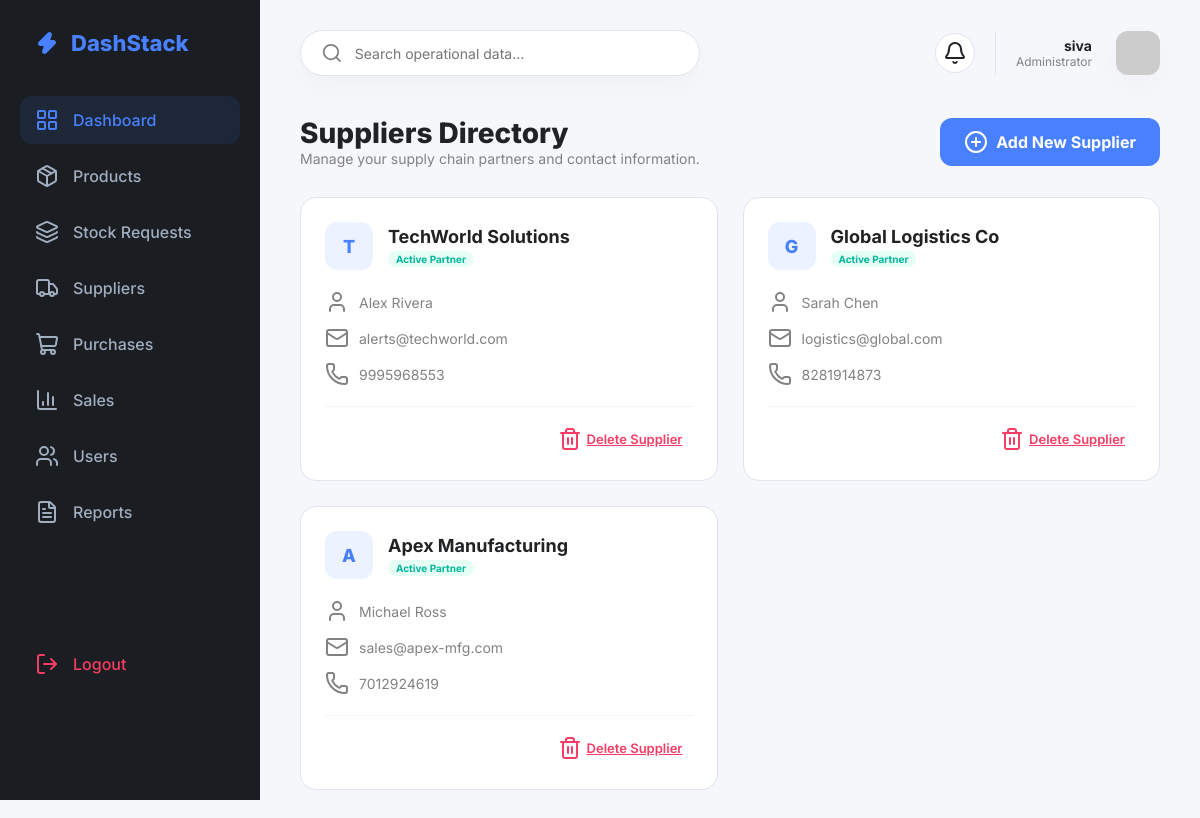
Page /suppliers/ (signed in) on the committed database.
### inventory/models.py (models this page shows, shortened)
class Supplier(models.Model):
    name = models.CharField(max_length=100)
    contact_person = models.CharField(max_length=100)
    email = models.EmailField()
    phone = models.CharField(max_length=15)

### inventory/views.py (the view, shortened to what this page needs)
# urls.py: path('suppliers/', views.supplier_list, name='supplier_list'),
@login_required
def supplier_list(request):
    if not request.user.is_superuser:
        return redirect('staff_product_list')
    return render(request, 'suppliers.html', {
        'suppliers': Supplier.objects.all()
    })

### inventory/templates/suppliers.html (shortened to what this page needs)
{% extends 'admin_dashboard.html' %}
{% block content %}
<div class="page-header" style="display: flex; justify-content: space-between; align-items: center; margin-bottom: 30px;">
    <div>
        <h1 style="font-size: 28px; font-weight: 800; color: var(--text-main);">Suppliers Directory</h1>
        <p style="color: var(--text-muted); font-size: 14px;">Manage your supply chain partners and contact information.</p>
    </div>
    <a href="{% url 'add_supplier' %}" class="btn-add-supplier" style="background: var(--primary); color: white; padding: 12px 24px; border-radius: var(--radius-md); text-decoration: none; font-weight: 700; display: flex; align-items: center; gap: 8px;">
        <i data-lucide="plus-circle" size="18"></i> Add New Supplier
    </a>
</div>
<div class="supplier-grid">
    {% for supplier in suppliers %}
    <div class="supplier-card">
        <div class="supplier-header" style="display: flex; align-items: center; gap: 15px; margin-bottom: 20px;">
            <div class="supplier-avatar">{{ supplier.name|slice:":1"|upper }}</div>
            <div>
                <h3 style="font-size: 18px; font-weight: 700; color: var(--text-main);">{{ supplier.name }}</h3>
                <span class="status-pill status-high" style="font-size: 10px; background: #E6FFF5; color: #00B69B; padding: 2px 8px; border-radius: 10px;">Active Partner</span>
            </div>
        </div>
        <div class="supplier-info-row"><i data-lucide="user" size="16"></i><span>{{ supplier.contact_person }}</span></div>
        <div class="supplier-info-row"><i data-lucide="mail" size="16"></i><span>{{ supplier.email }}</span></div>
        <div class="supplier-info-row"><i data-lucide="phone" size="16"></i><span>{{ supplier.phone }}</span></div>
        <div class="card-actions">
            <a href="{% url 'delete_supplier' supplier.id %}"
               class="btn-delete"
               onclick="return confirm('Are you sure you want to delete {{ supplier.name }}? This action cannot be undone.')">
                <i data-lucide="trash-2" size="16"></i> Delete Supplier
            </a>
        </div>
    </div>
    {% endfor %}
</div>
{% endblock %}

### inventory/templates/admin_dashboard.html (shortened to what this page needs)
<!DOCTYPE html>
<html lang="en">
<head>
</head>
<body>
    <aside class="sidebar">
        <div class="logo"><i data-lucide="zap" fill="currentColor"></i><span>DashStack</span></div>
        <ul class="nav-menu">
            <li class="nav-item"><a href="{% url 'dashboard' %}" class="nav-link active"><i data-lucide="layout-grid"></i> Dashboard</a></li>
            <li class="nav-item"><a href="{% url 'product_list' %}" class="nav-link"><i data-lucide="package"></i> Products</a></li>
            <li class="nav-item"><a href="{% url 'admin_stock_requests' %}" class="nav-link"><i data-lucide="layers"></i> Stock Requests</a></li>
            <li class="nav-item"><a href="{% url 'supplier_list' %}" class="nav-link"><i data-lucide="truck"></i> Suppliers</a></li>
            <li class="nav-item"><a href="{% url 'add_purchase' %}" class="nav-link"><i data-lucide="shopping-cart"></i> Purchases</a></li>
            <li class="nav-item"><a href="{% url 'sales_list' %}" class="nav-link"><i data-lucide="bar-chart-3"></i> Sales</a></li>
            <li class="nav-item"><a href="{% url 'user_list' %}" class="nav-link"><i data-lucide="users"></i> Users</a></li>
            <li class="nav-item"><a href="{% url 'report_view' %}" class="nav-link"><i data-lucide="file-text"></i> Reports</a></li>
            <div class="logout-section">
                <li class="nav-item"><a href="{% url 'landing' %}" class="nav-link" style="color: var(--danger);"><i data-lucide="log-out"></i> Logout</a></li>
            </div>
        </ul>
    </aside>
    <main class="main-content">
        <header>
            <div class="search-bar">
                <i data-lucide="search" size="18" color="#828282"></i>
                <input type="text" id="global-search" placeholder="Search operational data...">
            </div>
            <div class="header-actions">
                <div class="icon-btn" id="notification-bell">
                    <i data-lucide="bell" size="20"></i>
                </div>
                <div class="user-profile">
                    <div style="text-align: right; margin-right: 12px;">
                        <p style="font-weight: 700; font-size: 14px;">{{ request.user.username }}</p>
                        <p style="font-size: 12px; color: var(--text-muted);">Administrator</p>
                    </div>
                    <img src="https://ui-avatars.com/api/?name={{ request.user.username }}&background=4880FF&color=fff" alt="Profile">
                </div>
            </div>
        </header>
        {% block content %}{% endblock %}
    </main>
</body>
</html>

### inventory/templates/admin_dashboard.html (style rules this page uses)
:root { --primary: #4880FF; --primary-light: rgba(72, 128, 255, 0.1); --bg-body: #F5F7FB; --sidebar-bg: #1A1D21; --text-main: #202224; --text-muted: #828282; --white: #FFFFFF; --border: #E0E4EC; --radius-lg: 16px; --radius-md: 12px; --shadow: 0px 10px 30px rgba(0, 0, 0, 0.03); --success: #00B69B; --danger: #F93C65; --warning: #FFB700; }
* { margin: 0; padding: 0; box-sizing: border-box; font-family: 'Inter', sans-serif; }
body { background-color: var(--bg-body); display: flex; min-height: 100vh; color: var(--text-main); }
.sidebar { width: 260px; background: var(--sidebar-bg); height: 100vh; position: fixed; padding: 30px 20px; color: #fff; z-index: 100; }
.logo { font-size: 22px; font-weight: 800; color: var(--primary); display: flex; align-items: center; gap: 12px; padding: 0 15px 40px; }
.nav-menu { list-style: none; height: calc(100% - 120px); display: flex; flex-direction: column; }
.nav-item { margin-bottom: 8px; }
.nav-link { display: flex; align-items: center; gap: 14px; padding: 12px 15px; color: #A0AEC0; text-decoration: none; border-radius: var(--radius-md); transition: 0.3s; font-weight: 500; }
.nav-link:hover, .nav-link.active { background: var(--primary-light); color: var(--primary); }
.logout-section { margin-top: auto; padding-bottom: 20px; }
.main-content { margin-left: 260px; flex: 1; padding: 30px 40px; width: calc(100% - 260px); }
header { display: flex; justify-content: space-between; align-items: center; margin-bottom: 40px; }
.search-bar { background: var(--white); border: 1px solid var(--border); padding: 10px 20px; border-radius: 30px; display: flex; align-items: center; gap: 12px; width: 400px; box-shadow: var(--shadow); }
.search-bar input { border: none; outline: none; width: 100%; font-size: 14px; }
.header-actions { display: flex; align-items: center; gap: 20px; }
.icon-btn { background: var(--white); border: 1px solid var(--border); width: 40px; height: 40px; border-radius: 50%; display: flex; align-items: center; justify-content: center; cursor: pointer; position: relative; }
.user-profile { display: flex; align-items: center; gap: 12px; padding-left: 20px; border-left: 1px solid var(--border); }
.user-profile img { width: 44px; height: 44px; border-radius: 12px; object-fit: cover; box-shadow: var(--shadow); }
.status-pill { padding: 5px 12px; border-radius: 20px; font-size: 11px; font-weight: 700; display: inline-block; }
.status-high { background: #E6FFF5; color: var(--success); }

### inventory/templates/suppliers.html (style rules this page uses)
.supplier-grid { display: grid; grid-template-columns: repeat(auto-fill, minmax(300px, 1fr)); gap: 25px; margin-top: 10px; }
.supplier-card { background: var(--white); border: 1px solid var(--border); border-radius: var(--radius-lg); padding: 24px; transition: all 0.3s ease; position: relative; }
.supplier-avatar { width: 48px; height: 48px; background: var(--primary-light); color: var(--primary); border-radius: 12px; display: flex; align-items: center; justify-content: center; font-weight: 800; font-size: 18px; }
.supplier-info-row { display: flex; align-items: center; gap: 10px; margin-bottom: 12px; color: var(--text-muted); font-size: 14px; }
.card-actions { margin-top: 20px; padding-top: 15px; border-top: 1px solid #F1F4F9; display: flex; justify-content: flex-end; }
.btn-delete { color: #F93C65; background: none; border: none; cursor: pointer; display: flex; align-items: center; gap: 5px; font-size: 13px; font-weight: 600; transition: 0.2s; padding: 5px 10px; border-radius: 6px; }

### rows in the picture
Supplier: name "T", name "TechWorld Solutions", contact_person "Alex Rivera", email "alerts@techworld.com", phone "9995968553"
Supplier: name "G", name "Global Logistics Co", contact_person "Sarah Chen", email "logistics@global.com", phone "8281914873"
Supplier: name "A", name "Apex Manufacturing", contact_person "Michael Ross", email "sales@apex-mfg.com", phone "7012924619"

### other values in the picture
{{ request.user.username }} "siva"
